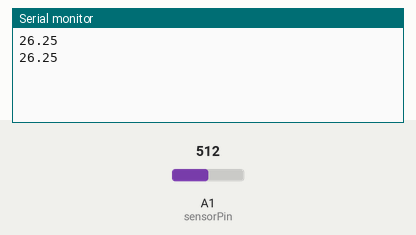
This sketch was run on a simulated Arduino Uno, built with avr-gcc and run on an emulated ATmega328P. Shown: the last lines printed to the serial monitor. The test bench sets the inputs (shaded band); at power-on: A1 (sensorPin) = 512.

Above: at 1.8 s.
1.9 s: A1 (sensorPin) set to 716
At 2.6 s:
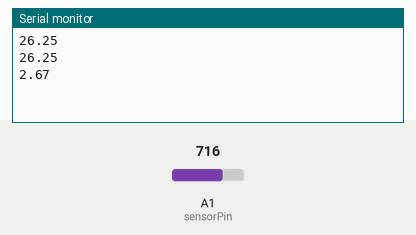
3.4 s: A1 (sensorPin) set to 900
At 4.8 s:
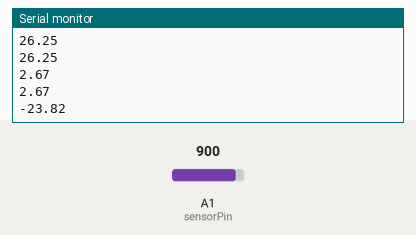
Timing chart, 0 to 6.4 s (numbered marks = the images above; inputs shaded):
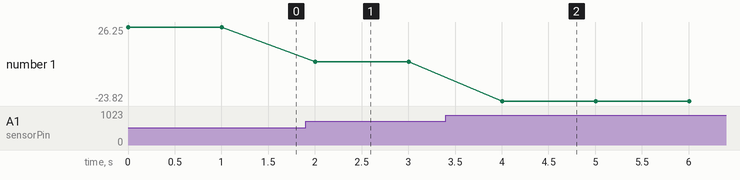

The sketch:

Codigo_para_termistores_1.ino
```cpp
#include <math.h>

//Valores fijos del circuito
int sensorPin = A1;
float rAux = 9960.0;
float vcc = 5.0;
float beta = 2955.0;
float temp0 = 298.15;
float r0 = 10380.0;

//Variables usadas en el cálculo
float vm = 0.0;
float rntc = 0.0;
float temperaturaK = 0.0;


void setup() {

  Serial.begin(9600);

}

void loop() {

  //Bloque de cálculo
  vm=(vcc / 1024)*( analogRead(sensorPin));                //Calcular tensión en la entrada
  rntc = rAux / ((vcc/vm)-1);                       //Calcular la resistencia de la NTC
  temperaturaK = beta/(log(rntc/r0)+(beta/temp0));  //Calcular la temperatura en Kelvin

  //Restar 273 para pasar a grados celsus
  Serial.println(temperaturaK -273.15 );

  delay(1000);
}
```

Measured:
- after the input at 1.9 s, the serial monitor: prints a new line after 0.10 s (image 1)
- after the input at 3.4 s, the serial monitor: prints a new line after 0.60 s (image 2)
- plotted number 1: 26.25 → 2.67 after the input at 1.9 s, 2.67 → -23.82 after the input at 3.4 s
